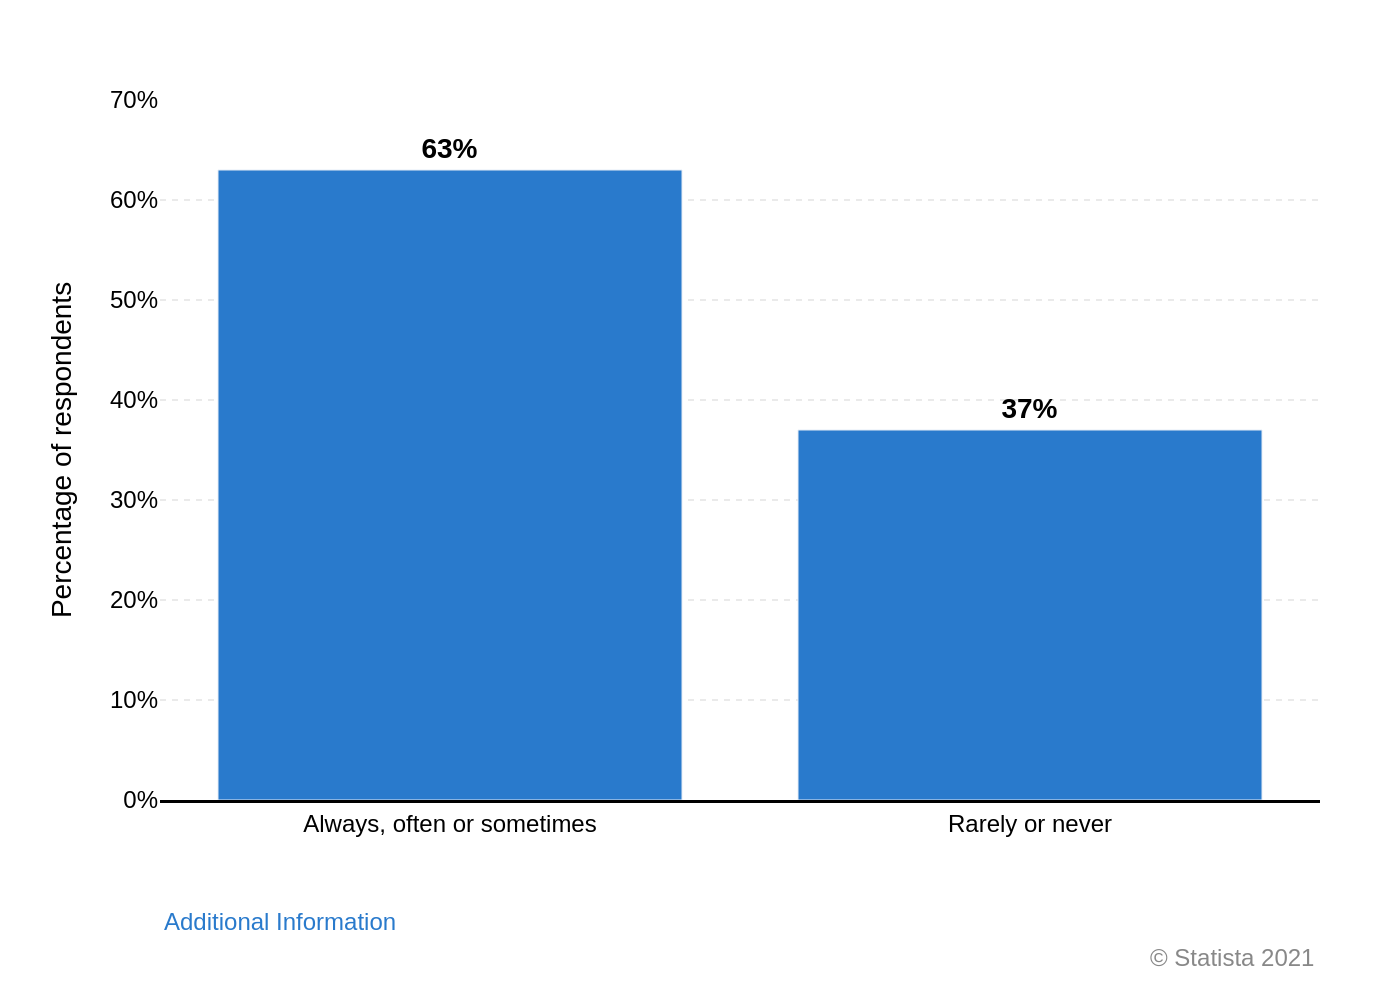

Python code for this plot:
import sys
import json
import os
import plotly.graph_objects as go

# Check if the path to the JSON file is provided as a command-line argument
if len(sys.argv) != 2:
    print("Usage: python generate_chart.py <path_to_json_file>")
    sys.exit(1)

json_path = sys.argv[1]

# Check if the JSON file exists
if not os.path.exists(json_path):
    print(f"Error: JSON file not found at '{json_path}'")
    sys.exit(1)

# Load data from the specified JSON file
try:
    with open(json_path, 'r', encoding='utf-8') as f:
        chart_data_json = json.load(f)
except json.JSONDecodeError:
    print(f"Error: Invalid JSON format in '{json_path}'")
    sys.exit(1)

# Extract data, texts, and colors from the JSON object
chart_data = chart_data_json.get('chart_data', [])
texts = chart_data_json.get('texts', {})
colors = chart_data_json.get('colors', [])

# Prepare data for Plotly
x_values = [item['x'] for item in chart_data]
y_values = [item['y'] for item in chart_data]

# Create the figure
fig = go.Figure()

# Add the bar trace
fig.add_trace(go.Bar(
    x=x_values,
    y=y_values,
    marker_color=colors[0] if colors else '#297ACC',
    text=[f"{val}%" for val in y_values],
    textposition='outside',
    textfont=dict(family="Arial", size=14, color='black', weight='bold'),
    cliponaxis=False
))

# Update layout for a professional look and to match the original image
fig.update_layout(
    font=dict(family="Arial", size=12, color="black"),
    plot_bgcolor='white',
    showlegend=False,
    yaxis=dict(
        title=texts.get('y_axis_title'),
        range=[0, 70],
        ticksuffix='%',
        showgrid=True,
        gridcolor='#EAEAEA',
        gridwidth=1,
        griddash='dot',
        zeroline=False,
        showline=False
    ),
    xaxis=dict(
        showline=True,
        linewidth=1.5,
        linecolor='black',
        tickfont=dict(size=12)
    ),
    margin=dict(l=80, r=40, t=50, b=100),
    annotations=[
        dict(
            text=texts.get('note'),
            align='left',
            showarrow=False,
            xref='paper',
            yref='paper',
            x=0,
            y=-0.2,
            xanchor='left',
            yanchor='bottom',
            font=dict(family="Arial", size=12, color="#297ACC")
        ),
        dict(
            text=texts.get('source'),
            align='right',
            showarrow=False,
            xref='paper',
            yref='paper',
            x=1,
            y=-0.25,
            xanchor='right',
            yanchor='bottom',
            font=dict(family="Arial", size=12, color="#888888")
        )
    ]
)

# Determine the output filename from the input JSON path
base_name = os.path.splitext(os.path.basename(json_path))[0]
output_filename = f"{base_name}.png"

# Save the figure as a high-resolution PNG image
fig.write_image(output_filename, scale=2)

print(f"Chart saved as {output_filename}")
